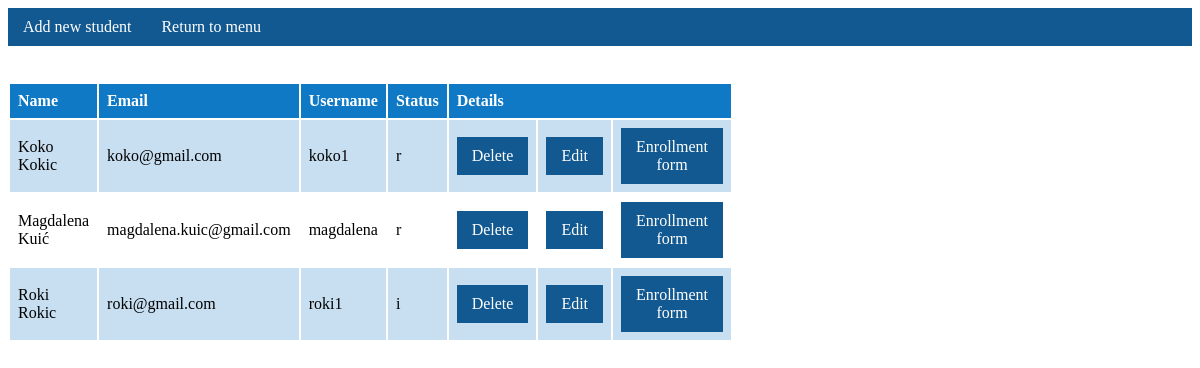
The page /list_of_students/ on the database its author committed.
### LearnCrew/models.py (models this page shows, shortened)
class Korisnici(AbstractUser):
    email = models.CharField(max_length=64)
    password = models.CharField(max_length=128)
    STATUS_STUDENTA = (('n', 'none'), ('r','redovni'), ('i','izvanredni'))
    status = models.CharField(max_length=30, choices=STATUS_STUDENTA, blank=True)
    uloga = models.ForeignKey(Uloge, on_delete=models.CASCADE, blank=True, null=True)

### LearnCrew/views.py (the view)
# urls.py: path('list_of_students/', views.get_all_students, name='list_of_students'),
def get_all_students(request):
    students = Korisnici.objects.filter(uloga=3)
    return render(request, 'list_of_students.html', {"data": students})

### LearnCrew/templates/list_of_students.html (shortened to what this page needs)
{% extends 'base.html' %}
{% block students-admin %}
<ul>
<li><a href="http://localhost:8000/add_student/">Add new student</a></li>
<li><a href="http://localhost:8000/home/admin/">Return to menu</a></li>
</ul>
<br><br>
<table style="width:60%">
    <tr>
        <th>Name</th>
        <th>Email</th>
        <th>Username</th>
        <th>Status</th>
        <th colspan="3">Details</th>
    </tr>
    <tr>
{% for student in data %}
<td>{{student.first_name}} {{student.last_name}}</td>
<td>{{student.email}}</td>
<td>{{student.username}}</td>
<td>{{student.status}}</td>
<td><a href="{% url 'confirm_delete' student.id %}">Delete </a></td>
<td><a href="{% url 'edit_student' student.id %}">Edit </a></td>
<td><a href="{% url 'admin_view' student.id %}">Enrollment form</a></td>
    </tr>
{% endfor %}
</table>
{% endblock %}

### LearnCrew/templates/base.html (style rules this page uses)
table { border-collapse: separate; width: 70%; }
th, td { text-align: left; padding: 8px; }
tr:nth-child(even) { background-color: #C7DFF1 }
th { background-color: #0F79C6; color: white; }
ul { list-style-type: none; margin: 0; padding: 0; overflow: hidden; background-color: #115990; }
li { float: left; }
li a { display: block; color: white; text-align: center; padding: 14px 16px; text-decoration: none; }
a:link, a:visited { background-color: #115990; color: white; padding: 10px 15px; text-align: center; text-decoration: none; display: inline-block; }

### rows shown on the page
Korisnici: first_name "Koko", last_name "Kokic", email "koko@gmail.com", username "koko1", status "r"
Korisnici: first_name "Magdalena", last_name "Kuić", email "magdalena.kuic@gmail.com", username "magdalena", status "r"
Korisnici: first_name "Roki", last_name "Rokic", email "roki@gmail.com", username "roki1", status "i"
